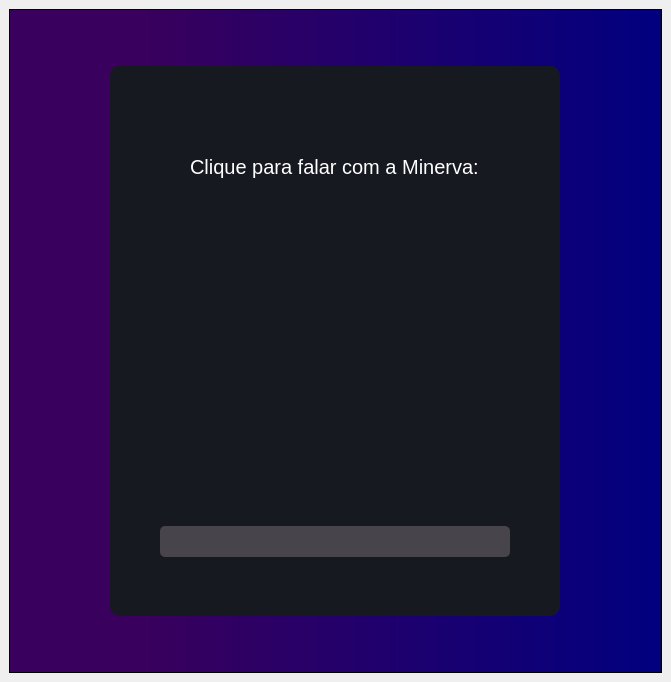
<?xml version="1.0" encoding="UTF-8"?>
<ui version="4.0">
 <class>MainWindow</class>
 <widget class="QMainWindow" name="MainWindow">
  <property name="geometry">
   <rect>
    <x>0</x>
    <y>0</y>
    <width>671</width>
    <height>682</height>
   </rect>
  </property>
  <property name="windowTitle">
   <string>MainWindow</string>
  </property>
  <widget class="QWidget" name="centralwidget">
   <layout class="QHBoxLayout" name="horizontalLayout">
    <item>
     <widget class="QFrame" name="frame">
      <property name="styleSheet">
       <string notr="true">background-color: qlineargradient(spread:pad, x1:0.209, y1:0, x2:1, y2:0, stop:0 rgba(57, 0, 93, 255), stop:1 rgba(1, 0, 127, 255));</string>
      </property>
      <property name="frameShape">
       <enum>QFrame::StyledPanel</enum>
      </property>
      <property name="frameShadow">
       <enum>QFrame::Raised</enum>
      </property>
      <layout class="QHBoxLayout" name="horizontalLayout_2">
       <item>
        <widget class="QFrame" name="frame_2">
         <property name="minimumSize">
          <size>
           <width>450</width>
           <height>450</height>
          </size>
         </property>
         <property name="maximumSize">
          <size>
           <width>450</width>
           <height>550</height>
          </size>
         </property>
         <property name="styleSheet">
          <string notr="true">background-color: rgb(23, 25, 33);
border-radius: 10px;</string>
         </property>
         <property name="frameShape">
          <enum>QFrame::StyledPanel</enum>
         </property>
         <property name="frameShadow">
          <enum>QFrame::Raised</enum>
         </property>
         <widget class="QLabel" name="label">
          <property name="geometry">
           <rect>
            <x>80</x>
            <y>80</y>
            <width>341</width>
            <height>41</height>
           </rect>
          </property>
          <property name="styleSheet">
           <string notr="true">font-size:20px;
color: white;</string>
          </property>
          <property name="text">
           <string>Clique para falar com a Minerva:</string>
          </property>
         </widget>
         <widget class="QPushButton" name="pushButton">
          <property name="geometry">
           <rect>
            <x>100</x>
            <y>160</y>
            <width>250</width>
            <height>250</height>
           </rect>
          </property>
          <property name="minimumSize">
           <size>
            <width>250</width>
            <height>250</height>
           </size>
          </property>
          <property name="maximumSize">
           <size>
            <width>250</width>
            <height>250</height>
           </size>
          </property>
          <property name="styleSheet">
           <string notr="true">background-image: url(:/botao_micro/microfone.png);</string>
          </property>
          <property name="text">
           <string/>
          </property>
         </widget>
         <widget class="QLineEdit" name="lineEdit">
          <property name="geometry">
           <rect>
            <x>50</x>
            <y>460</y>
            <width>350</width>
            <height>31</height>
           </rect>
          </property>
          <property name="minimumSize">
           <size>
            <width>350</width>
            <height>25</height>
           </size>
          </property>
          <property name="maximumSize">
           <size>
            <width>350</width>
            <height>16777215</height>
           </size>
          </property>
          <property name="styleSheet">
           <string notr="true">background-color: rgb(71, 68, 75);
border-radius: 5px;</string>
          </property>
         </widget>
        </widget>
       </item>
      </layout>
     </widget>
    </item>
   </layout>
  </widget>
 </widget>
 <resources>
  <include location="resource_min.qrc"/>
 </resources>
 <connections/>
</ui>
